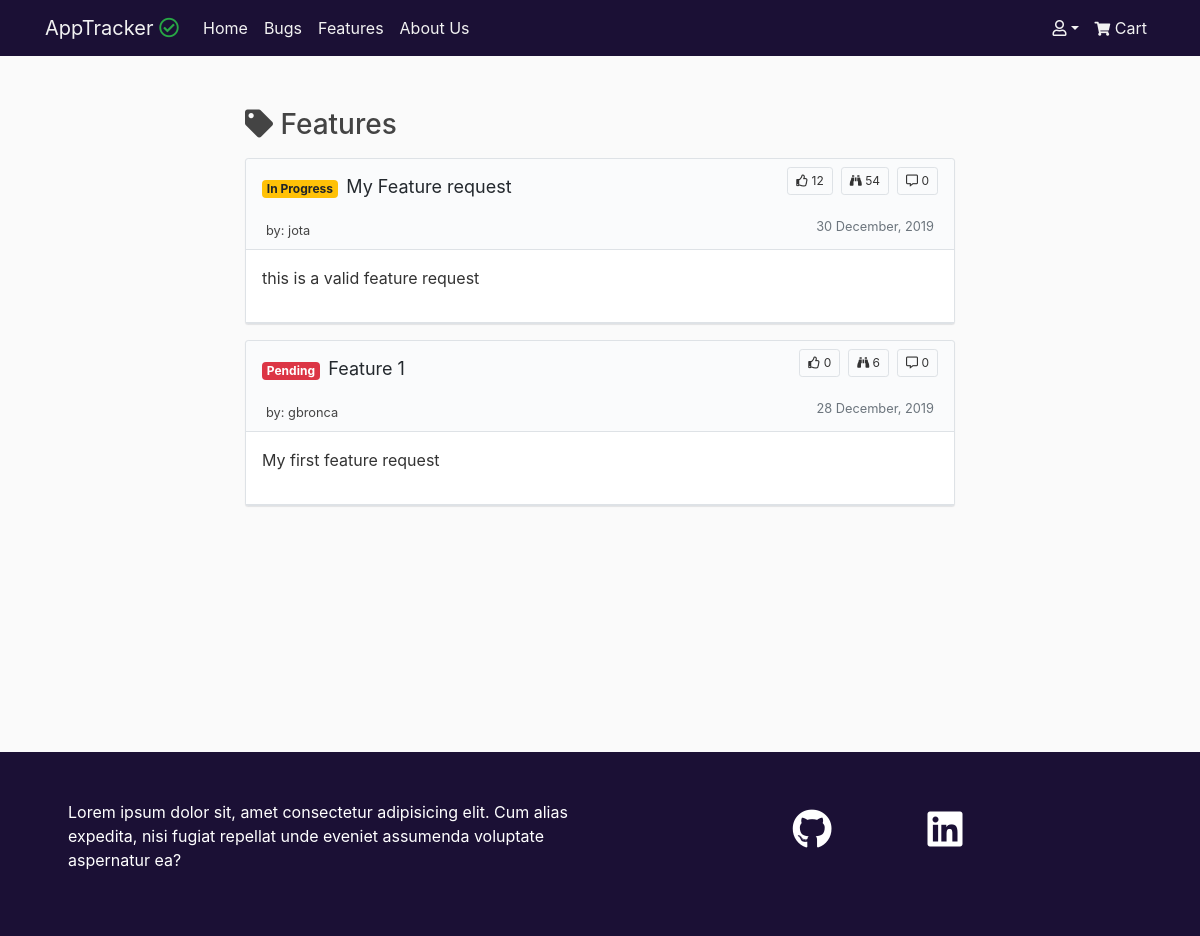
Page /tickets/features/ on the earlier database version.
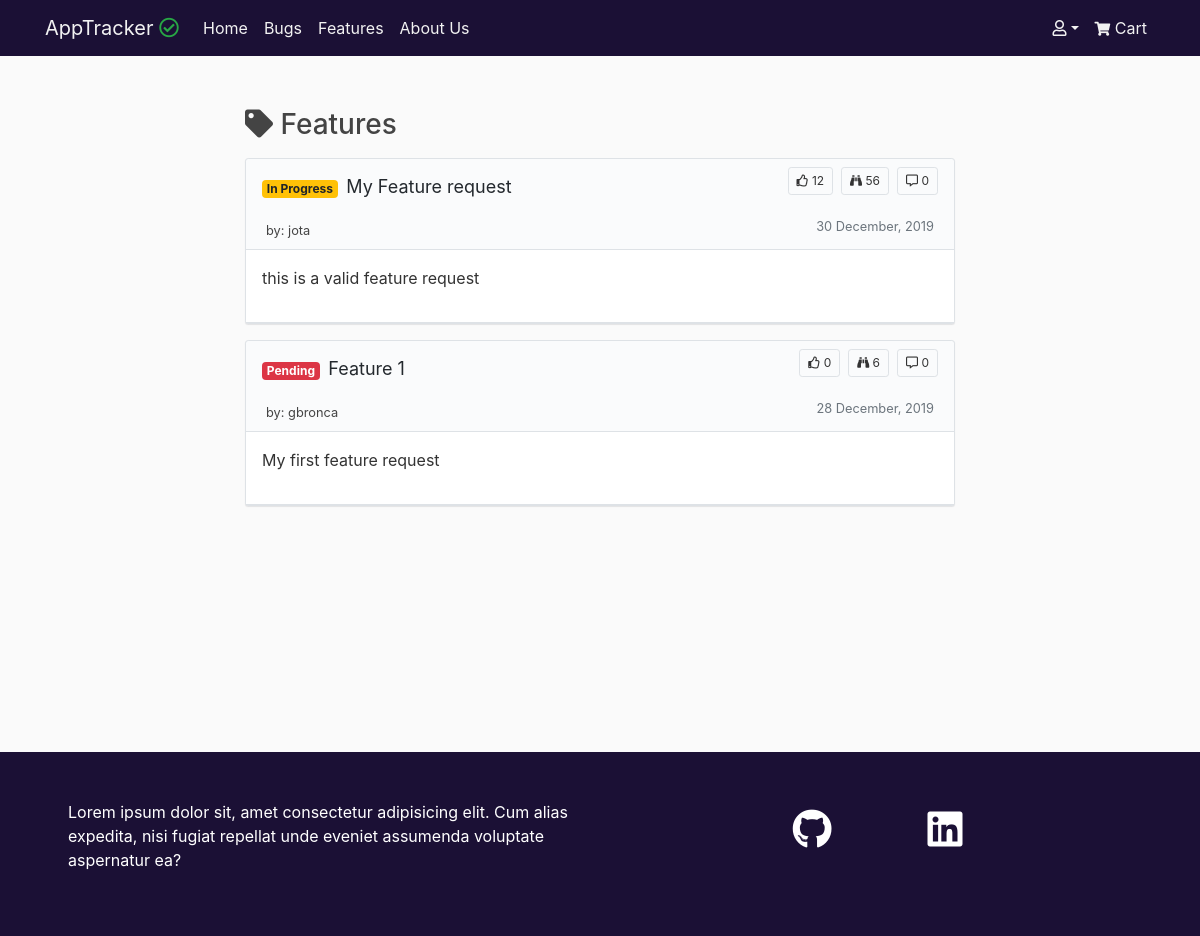
Same page on the later database version.
### tickets/models.py (models this page shows, shortened)
class Ticket(models.Model):
    STATUS = (
        ('In Progress', 'In Progress'),
        ('Completed', 'Completed'),
        ('Pending', 'Pending')
    )
    ISSUE = (
        ('Bug', 'Bug'),
        ('Feature', 'Feature')
    )
    title = models.CharField(max_length=75)
    description = models.TextField()
    date_posted = models.DateTimeField(default=timezone.now)
    username = models.ForeignKey(User, on_delete=models.CASCADE)
    status = models.CharField(max_length=20, choices=STATUS,default='Pending')
    issue = models.CharField(max_length=20, choices=ISSUE, default='Bug')
    upvotes = models.PositiveIntegerField(default=0)
    views = models.PositiveIntegerField(default=0)

### tickets/views.py (the view)
# urls.py: path('features/', views.FeaturesListView.as_view(template_name='tickets/tickets.html'), name='features'),
class FeaturesListView(ListView):
    paginate_by = 5
    model = Ticket
    def get_queryset(self, *args, **kwargs):
        return Ticket.objects.filter(issue='Feature').order_by('-date_posted')
    def get_context_data(self, **kwargs):
        context = super().get_context_data(**kwargs)
        context['type'] = 'Features'
        is_paginated = True
        return context

### cart/context.py (called while the page is built, shortened)
def cart_contents(request):
    price = 10
    total = 0
    tickets_count = 0
    cart = request.session.get('cart', {})
    cart_items = []
    upvote_list = []
    return {'tickets_count': tickets_count,
            'cart_items': cart_items,
            'total': total,
            'price': price,
            'upvote_list': upvote_list}

### tickets/templates/tickets/tickets.html (shortened to what this page needs)
{% extends 'base.html' %}
{% block content %}
    <div class="col-12 col-lg-8 mx-auto mt-5 pt-1 mb-5 pb-5">
        {% if type == 'Bugs' %}
            <h3><i class="fas fa-spider"></i> {{ type }}</h3>
        {% else %}
            <h3><i class="fas fa-tag"></i> {{ type }}</h3>
        {% endif %}
        {% for ticket in object_list %}
            <article class="border border-color-faded rounded-sm my-3 box-shadow bg-gray-light">
                <div class="px-3">
                    <div class="d-flex justify-content-between my-1">
                        <div class="d-flex flex-grow-1 flex-shrink-1 ">
                            <h2><span
                                    class="badge badge-secondary badge-ticket badge-ticket-{{ ticket.status|lower|cut:' ' }}">{{ ticket.status }}
                                </span>
                                <a class="text-decoration-none header-normal"
                                    href="{% url 'tickets:detail' ticket.id %}">{{ ticket.title }}</a></h2>
                        </div>
                        <div class="d-flex align-self-start ml-3 my-1">
                            <div class="border border-color-faded rounded-sm py-1 px-2 ml-2 badge-ticket"><i class="far fa-thumbs-up"></i>  {{ ticket.upvotes }}</div>
                            <div class="border border-color-faded rounded-sm py-1 px-2 ml-2 badge-ticket"><i class="fas fa-binoculars"></i>  {{ ticket.views }}</div>
                            <div class="border border-color-faded rounded-sm py-1 px-2 ml-2 badge-ticket"><i class="far fa-comment-alt"></i>  {{ ticket.comments.count }}</div>
                        </div>
                    </div>
                </div>
                <div class="pb-1">
                    <div class="px-3">
                        <div class="d-flex justify-content-between py-1 px-1">
                            <div class="d-flex flex-grow-1 flex-shrink-1">
                                {% if type == 'Bugs' %}
                                <a class="mr-2 text-decoration-none"
                                    href="{% url 'tickets:user_bugs' ticket.username.username %}"><small>by: {{ ticket.username }}</small></a>
                                {% elif type == 'Features' %}
                                <a class="mr-2 text-decoration-none"
                                    href="{% url 'tickets:user_features' ticket.username.username %}"><small>by: {{ ticket.username }}</small></a>
                                {% endif %}
                            </div>
                            <div class="d-flex align-self-start">
                                <small class="text-muted">{{ ticket.date_posted|date:"d F, Y" }}</small>
                            </div>
                        </div>
                    </div>
                </div>
                <div class="border-bottom border-top bg-white">
                    <div class="p-3">
                        <div class="">{{ ticket.description|linebreaks|truncatechars_html:200 }}</div>
                    </div>
                </div>
            </article>
        {% endfor %}
    </div>
{% endblock %}

Differences in the rows shown:
changed Ticket "My Feature request": views "54" → "56"
